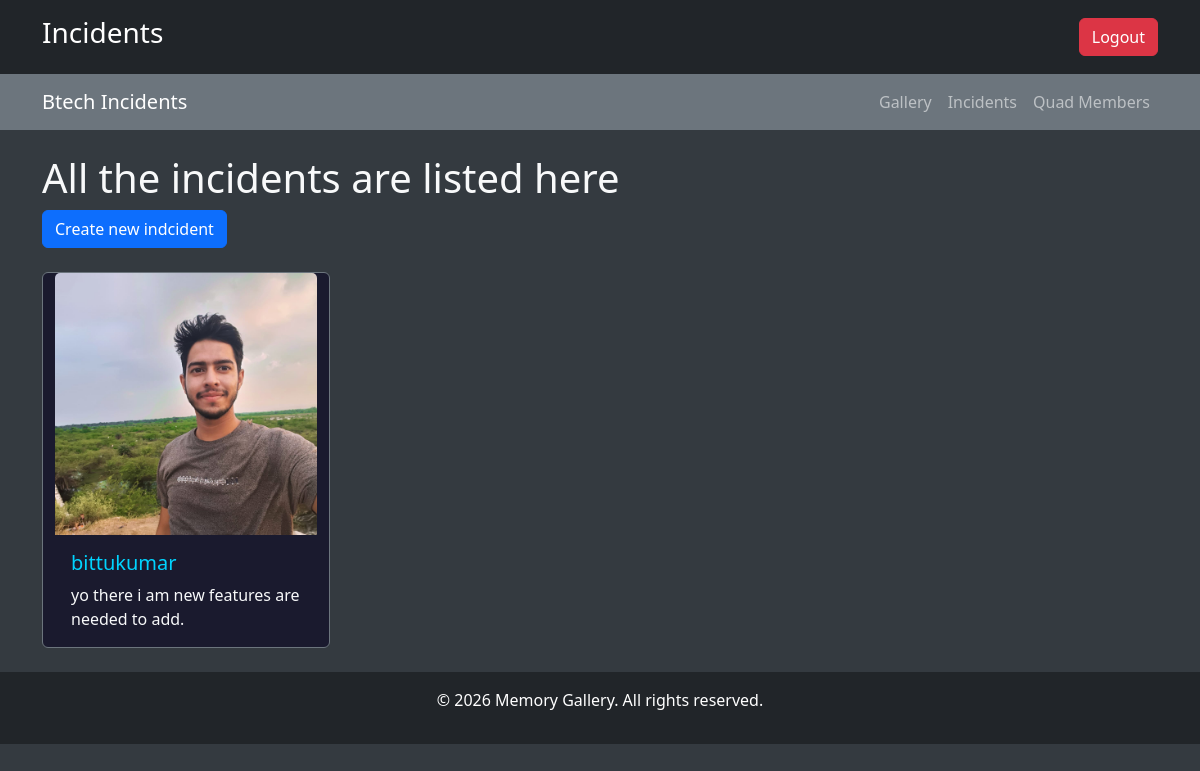
The page /Incidents/ (signed in) on the database its author committed.
### Incidents/models.py (models this page shows)
class Incident(models.Model):
    user=models.ForeignKey(User, on_delete=models.CASCADE)
    text=models.TextField(max_length=500)
    photo=models.ImageField(upload_to='photos/',blank=True,null=True)
    created_at=models.DateTimeField(auto_now_add=True)
    update_at=models.DateTimeField(auto_now=True)

### Incidents/views.py (the view)
# urls.py: path('',views.IncidentSeenHere,name='IncidentSeenHere'),
@login_required
def IncidentSeenHere(request):
    incidents=Incident.objects.all().order_by('-created_at')
    return render(request,'IncidentList.html',{'incidents':incidents})

### Incidents/templates/IncidentList.html (shortened to what this page needs)
{% extends "incidentLayout.html" %}
{% load static %}
{% block content %}
<h1>All the incidents are listed here</h1>
<a class="btn btn-primary mb-4" href="{% url 'IncidentCreated'%}">Create new indcident</a>
<div class="container row gap-3">
    {% for incident in incidents %}
    <div class="card" style="width: 18rem;">
        {% if incident.photo %}
            <img src="{{ incident.photo.url }}" class="card-img-top" alt="Incident Photo">
        {% else %}
            <img src="{% static 'images/test.jpeg' %}" class="card-img-top" alt="Default Image">
        {% endif %}
        <div class="card-body">
          <h5 class="card-title">{{incident.user.username}}</h5>
          <p class="card-text">{{incident.text}}.</p>
        </div>
      </div>
    {% endfor %}
</div>
{% endblock content %}

### Incidents/templates/IncidentList.html (style rules this page uses)
.card { background-color: #1a1a2e !important; color: #e0e0e0; border: 1px solid #0f3460; transition: all 0.3s ease-in-out; width: 18rem; }
.card-title { color: #00d4ff; }

### rows shown on the page
Incident: photo (picture), user.username "bittukumar", text "yo there i am new features are needed to add"
